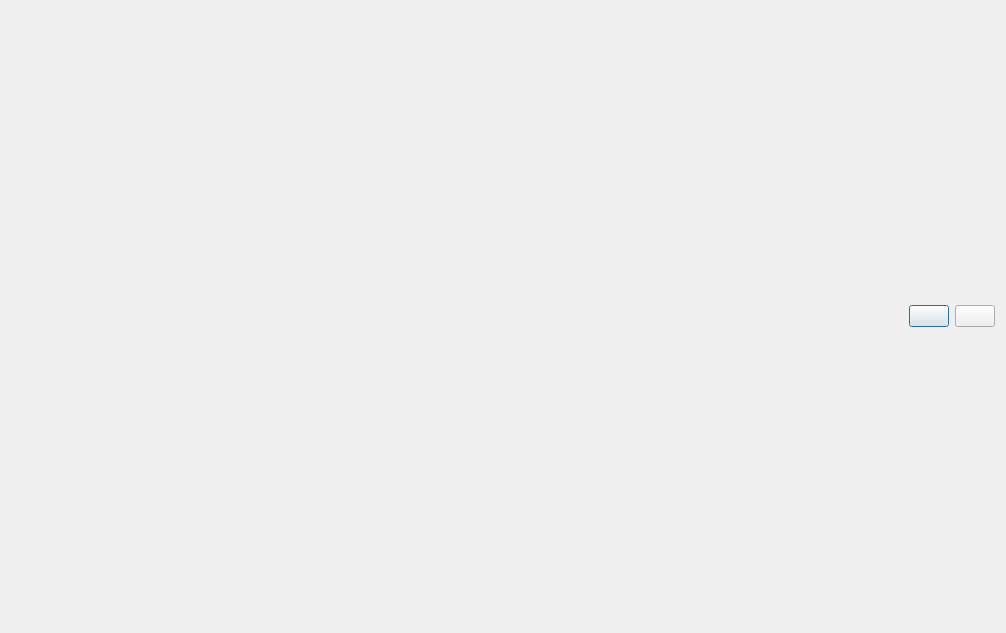
<?xml version="1.0" encoding="UTF-8"?>
<ui version="4.0">
 <class>WindowContainer</class>
 <widget class="QDialog" name="WindowContainer">
  <property name="geometry">
   <rect>
    <x>0</x>
    <y>0</y>
    <width>1006</width>
    <height>633</height>
   </rect>
  </property>
  <property name="windowTitle">
   <string>Notessa</string>
  </property>
  <property name="locale">
   <locale language="English" country="UnitedStates"/>
  </property>
  <layout class="QVBoxLayout" name="verticalLayout">
   <item>
    <layout class="QHBoxLayout" name="horizontalLayout">
     <item>
      <spacer name="horizontalSpacer">
       <property name="orientation">
        <enum>Qt::Orientation::Horizontal</enum>
       </property>
       <property name="sizeHint" stdset="0">
        <size>
         <width>40</width>
         <height>20</height>
        </size>
       </property>
      </spacer>
     </item>
     <item>
      <widget class="QPushButton" name="collapse_button">
       <property name="sizePolicy">
        <sizepolicy hsizetype="Fixed" vsizetype="Fixed">
         <horstretch>0</horstretch>
         <verstretch>0</verstretch>
        </sizepolicy>
       </property>
       <property name="toolTip">
        <string>Collapse</string>
       </property>
       <property name="text">
        <string/>
       </property>
      </widget>
     </item>
     <item>
      <widget class="QPushButton" name="close_button">
       <property name="sizePolicy">
        <sizepolicy hsizetype="Fixed" vsizetype="Fixed">
         <horstretch>0</horstretch>
         <verstretch>0</verstretch>
        </sizepolicy>
       </property>
       <property name="toolTip">
        <string>Close</string>
       </property>
       <property name="text">
        <string/>
       </property>
      </widget>
     </item>
    </layout>
   </item>
  </layout>
 </widget>
 <resources/>
 <connections/>
</ui>
